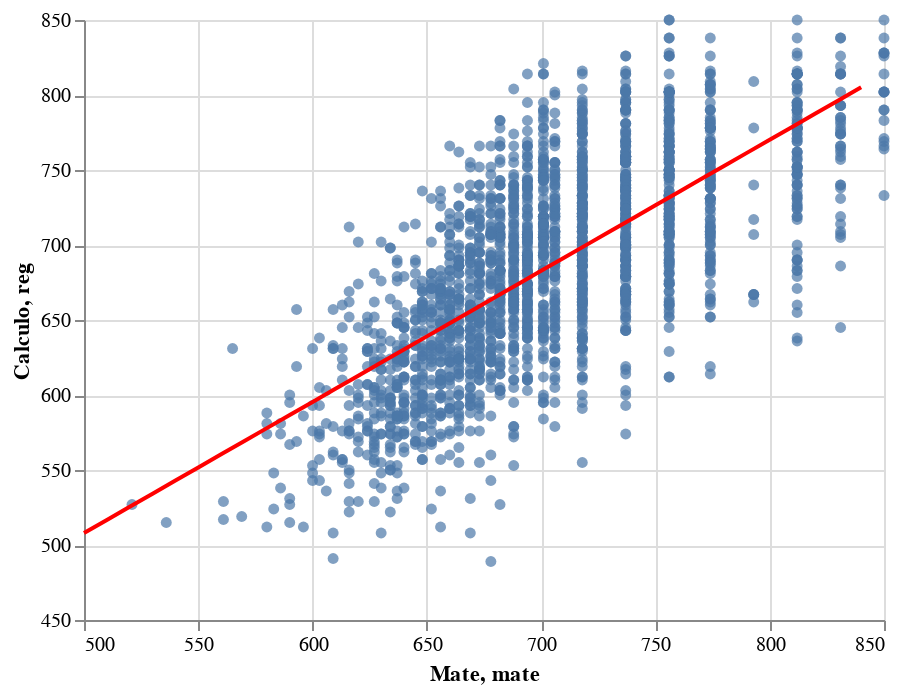

Notebook source saved alongside this figure:
### Markdown cell above
Tenemos un coeficiente $R^2 = 0.4925$, que no es espectacular, pero tampoco es una mal resultado. Veamos como se ve en un gráfico:

### Code cell
scatter = alt.Chart(ptje).mark_circle(size=30).encode(
              alt.X('Mate:Q',
                  scale=alt.Scale(zero=False)
              ),
              alt.Y('Calculo:Q',
                  scale=alt.Scale(zero=False)
              )
              )

source = pd.DataFrame({'mate':np.arange(500, 850,10),'reg':(np.arange(500, 850,10)*reg.coef_+reg.intercept_)[0]})
regre = alt.Chart(source).mark_line(color = 'Red').encode(
            x='mate',
            y='reg'
        )
scatter + regre

### Figure 1 — Vega-Lite specification as saved in the notebook (floating-point values rounded to 4 significant figures; data arrays with more than 128 entries replaced by an {"elided": "..."} marker saying what was removed)
{"config": {"view": {"continuousWidth": 400, "continuousHeight": 300}}, "layer": [{"data": {"name": "data-905c3555016c8f98b1897d01e4fc3501"}, "mark": {"type": "circle", "size": 30}, "encoding": {"x": {"type": "quantitative", "field": "Mate", "scale": {"zero": false}}, "y": {"type": "quantitative", "field": "Calculo", "scale": {"zero": false}}}}, {"data": {"name": "data-4c0ab72dc63674ca5d39fff1175c4fe9"}, "mark": {"type": "line", "color": "Red"}, "encoding": {"x": {"type": "quantitative", "field": "mate"}, "y": {"type": "quantitative", "field": "reg"}}}], "$schema": "https://vega.github.io/schema/vega-lite/v4.8.1.json", "datasets": {"data-905c3555016c8f98b1897d01e4fc3501": {"elided": "2119 records"}, "data-4c0ab72dc63674ca5d39fff1175c4fe9": [{"mate": 500, "reg": 508.0}, {"mate": 510, "reg": 516.7}, {"mate": 520, "reg": 525.5}, {"mate": 530, "reg": 534.2}, {"mate": 540, "reg": 543.0}, {"mate": 550, "reg": 551.7}, {"mate": 560, "reg": 560.4}, {"mate": 570, "reg": 569.2}, {"mate": 580, "reg": 577.9}, {"mate": 590, "reg": 586.6}, {"mate": 600, "reg": 595.4}, {"mate": 610, "reg": 604.1}, {"mate": 620, "reg": 612.9}, {"mate": 630, "reg": 621.6}, {"mate": 640, "reg": 630.3}, {"mate": 650, "reg": 639.1}, {"mate": 660, "reg": 647.8}, {"mate": 670, "reg": 656.6}, {"mate": 680, "reg": 665.3}, {"mate": 690, "reg": 674.0}, {"mate": 700, "reg": 682.8}, {"mate": 710, "reg": 691.5}, {"mate": 720, "reg": 700.2}, {"mate": 730, "reg": 709.0}, {"mate": 740, "reg": 717.7}, {"mate": 750, "reg": 726.5}, {"mate": 760, "reg": 735.2}, {"mate": 770, "reg": 743.9}, {"mate": 780, "reg": 752.7}, {"mate": 790, "reg": 761.4}, {"mate": 800, "reg": 770.2}, {"mate": 810, "reg": 778.9}, {"mate": 820, "reg": 787.6}, {"mate": 830, "reg": 796.4}, {"mate": 840, "reg": 805.1}]}}
